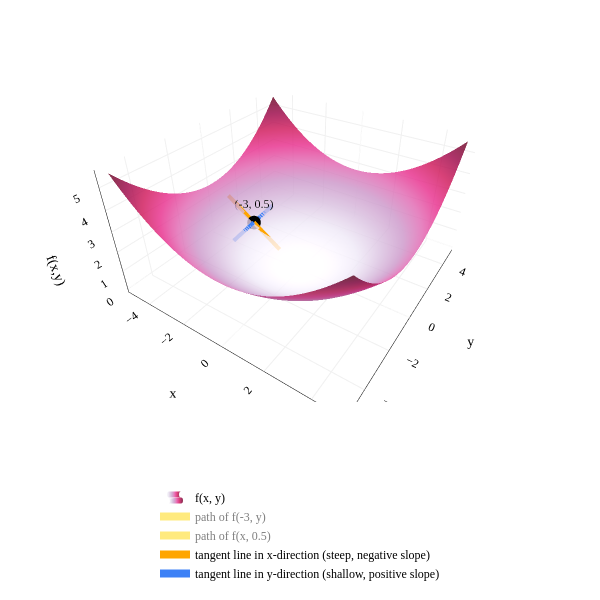

The code cell stored with this chart in its notebook:
### Markdown cell above
In the single-input case – i.e., for functions of the form $f: \mathbb{R} \to \mathbb{R}$ – the derivative $\frac{\text{d}}{\text{d}x}f(x)$ captured $f(x)$'s rate of change along the $x$-axis, which was the only axis of motion. 

The function $f(x, y)$ has two input variables, and so there are two directions along which we can move. As such, we need two "derivatives" to describe the rate of change of $f(x, y)$ – one for the $x$-axis and one for the $y$-axis. Think of this as a science experiment, where we need control variables to isolate changes to a single variable. Our solution to this dilemma comes in the form of partial derivatives.

<!-- Now that we're dealing with a function with two inputs, visualized in three dim

each with their own independent axes. If we tried to find the rate of change without specifying an axis of motion, it'd be completely ambiguous whether the output changed because $x$ moved, $y$ moved, or both! Another way of seeing this is as a science experiment, where we need control variables to isolate changes to a single variable. Our solution to this dilemma comes in the form of partial derivatives. -->

:::{note} Definition: Partial Derivative
Suppose $f: \mathbb{R}^n \to \mathbb{R}$ is a function of $n$ input variables, $x, y, z, ...$.

The **partial derivative of $f$ with respect to $x$**, denoted $\frac{\partial f}{\partial x}(x, y, z, ...)$ – or simply $\frac{\partial f}{\partial x}$ – is the derivative of $f$ with respect to $x$, **when treating all other input variables as constants.**
:::

If $f$ has $n$ input variables, it has $n$ partial derivatives, one for each axis. The function $f(x, y) = \frac{x^2 + y^2}{9}$ has two partial derivatives, $\frac{\partial f}{\partial x}(x, y)$ and $\frac{\partial f}{\partial y}(x, y)$. (The symbol you're seeing, $\mathcal{\partial}$, is the lowercase Greek letter delta, and is used specifically for partial derivatives.) 

Let me show you how to compute partial derivatives before we visualize them. We'll start with $\frac{\partial f}{\partial x}(x, y)$.

$$
\begin{align*}
f(x,y) &= \frac{x^2 + y^2}{9} \\
\frac{\partial f}{\partial x}(x, y) &=\frac{\partial}{\partial x}\!\left(\frac{x^2+y^2}{9}\right) \\[4pt]
&=\frac{1}{9}\,\frac{\partial}{\partial x}(x^2+y^2) \\
&=\frac{1}{9}\!\left(\frac{\partial}{\partial x}x^2+ \underbrace{\frac{\partial}{\partial x}y^2}_{=0}\right) \\
&=\frac{1}{9}\,(2x+0) \\
&=\frac{2x}{9}
\end{align*}
$$

The result, $\frac{\partial f}{\partial x}(x, y) = \frac{2x}{9}$, is a function of $x$ and $y$. It tells us the rate of change of $f(x,y)$ along the $x$ axis, at any point $(x, y)$. It just so happens that this function doesn't involve $y$ since we chose a relatively simple function $f$, but we'll see more sophisticated examples soon.

Following similar steps, you'll see that $\frac{\partial f}{\partial y}(x, y) = \frac{2y}{9}$. This gives us:

$$\frac{\partial f}{\partial x}(x, y) = \frac{2x}{9}, \quad \frac{\partial f}{\partial y}(x, y) = \frac{2y}{9}$$

Let's pick an arbitrary point and see what the partial derivatives tell us about it. Consider, say, $(-3, 0.5)$:

- $\frac{\partial f}{\partial x}(-3, 0.5) = \frac{2(-3)}{9} = -\frac{2}{3}$, <span style="color:orange; font-weight: bold;">so if we hold </span>$\: \color{orange} y \:$<span style="color:orange; font-weight: bold;"> constant</span>, $\color{orange} f$ <span style="color:orange; font-weight: bold;"> decreases as </span>$\: \color{orange} x \:$<span style="color:orange; font-weight: bold;"> increases</span>.
- $\frac{\partial f}{\partial y}(-3, 0.5) = \frac{2(0.5)}{9} = \frac{1}{9}$, <span style="color:#3d81f6; font-weight: bold;">so if we hold </span>$\: \color{#3d81f6} x \:$<span style="color:#3d81f6; font-weight: bold;"> constant</span>, $\color{#3d81f6} f$ <span style="color:#3d81f6; font-weight: bold;"> increases as </span>$\: \color{#3d81f6} y \:$<span style="color:#3d81f6; font-weight: bold;"> increases</span>.

### Code cell
import numpy as np
import plotly.graph_objects as go

# Grid for paraboloid
x = np.linspace(-5, 5, 50)
y = np.linspace(-5, 5, 50)
X, Y = np.meshgrid(x, y)
a = 3
Z = (X**2 + Y ** 2) / a**2

fig = go.Figure()

# Paraboloid only, with PuRd colorscale, add to legend stack, no colorbar
fig.add_trace(go.Surface(
    z=Z, x=X, y=Y, 
    colorscale="PuRd", 
    opacity=0.8, 
    name="f(x, y)", 
    showscale=False,
    showlegend=True
))

# Annotate the point (-3, 2)
x0, y0 = -3, 0.5
z0 = (x0**2 + y0**2) / a**2

fig.add_trace(go.Scatter3d(
    x=[x0],
    y=[y0],
    z=[z0],
    mode='markers+text',
    marker=dict(size=8, color='black'),
    text=["(-3, 0.5)"],
    textfont=dict(color='black', size=12),
    textposition="top center",
    name="(-3, 0.5)",
    showlegend=False
))

# Add gold line for Z(-3, y): x = -3, y varies, legend: path of f(-3, y)
y_line_full = np.linspace(-5, 5, 100)
x_line_full = np.full_like(y_line_full, -3)
z_line_full = (x_line_full**2 + y_line_full**2) / a**2
fig.add_trace(go.Scatter3d(
    x=x_line_full,
    y=y_line_full,
    z=z_line_full,
    mode='lines',
    line=dict(color='gold', width=8),
    name="path of f(-3, y)",
    showlegend=True,
    visible='legendonly'
))

# Add gold line for Z(x, 0.5): y = 0.5, x varies, legend: path of f(x, 0.5)
x_line_full2 = np.linspace(-5, 5, 100)
y_line_full2 = np.full_like(x_line_full2, 0.5)
z_line_full2 = (x_line_full2**2 + y_line_full2**2) / a**2
fig.add_trace(go.Scatter3d(
    x=x_line_full2,
    y=y_line_full2,
    z=z_line_full2,
    mode='lines',
    line=dict(color='gold', width=8),
    name="path of f(x, 0.5)",
    showlegend=True,
    visible='legendonly'
))

# Calculate partial derivatives at (-3, 2)
# f(x,y) = (x² + y²)/a²
# ∂f/∂x = 2x/a²
# ∂f/∂y = 2y/a²
dfdx_at_point = 2 * x0 / a**2  # = 2*(-3)/9 = -2/3
dfdy_at_point = 2 * y0 / a**2  # = 2*(2)/9 = 4/9

# Create tangent line in x-direction at (-3, 2)
# Tangent line: z = z0 + dfdx_at_point * (x - x0)
x_tangent_x = np.linspace(x0 - 1.5, x0 + 1.5, 20)
y_tangent_x = np.full_like(x_tangent_x, y0)
z_tangent_x = z0 + dfdx_at_point * (x_tangent_x - x0)

fig.add_trace(go.Scatter3d(
    x=x_tangent_x,
    y=y_tangent_x,
    z=z_tangent_x,
    mode='lines',
    line=dict(color='orange', width=8),
    name="tangent line in x-direction (steep, negative slope)",
    showlegend=True
))

# Create tangent line in y-direction at (-3, 2)
# Tangent line: z = z0 + dfdy_at_point * (y - y0)
y_tangent_y = np.linspace(y0 - 1.5, y0 + 1.5, 20)
x_tangent_y = np.full_like(y_tangent_y, x0)
z_tangent_y = z0 + dfdy_at_point * (y_tangent_y - y0)

fig.add_trace(go.Scatter3d(
    x=x_tangent_y,
    y=y_tangent_y,
    z=z_tangent_y,
    mode='lines',
    line=dict(color='#3d81f6', width=8),
    name="tangent line in y-direction (shallow, positive slope)",
    showlegend=True
))

fig.update_layout(
    scene=dict(
        xaxis=dict(
            title=r"x",
            backgroundcolor="white",
            gridcolor="#f0f0f0",
            showbackground=True,
            showline=True,
            linecolor="black",
            linewidth=1,
        ),
        yaxis=dict(
            title=r"y",
            backgroundcolor="white",
            gridcolor="#f0f0f0",
            showbackground=True,
            showline=True,
            linecolor="black",
            linewidth=1,
        ),
        zaxis=dict(
            title=r"f(x,y)",
            backgroundcolor="white",
            gridcolor="#f0f0f0",
            showbackground=True,
            showline=True,
            linecolor="black",
            linewidth=1,
        ),
        bgcolor="white"
    ),
    paper_bgcolor='white',
    plot_bgcolor='white',
    margin=dict(l=30, r=30, t=30, b=30),
    autosize=True,
    width=600,
    height=600,
    font=dict(
        family="Palatino Linotype, Palatino, serif",
        color="black"
    ),
    legend=dict(
        orientation="v",
        yanchor="bottom",
        y=-0.5,
        xanchor="center",
        x=0.5
    ),
    scene_camera=dict(
        eye=dict(x=1, y=-1.5, z=1.2)
    )
)

fig.show()

### Figure 1 — Plotly figure (JSON) as saved in the notebook; plotly's stock layout.template omitted (floating-point values rounded to 4 significant figures; data arrays with more than 128 entries replaced by an {"elided": "..."} marker saying what was removed)
{"data": [{"colorscale": [[0, "rgb(247,244,249)"], [0.125, "rgb(231,225,239)"], [0.25, "rgb(212,185,218)"], [0.375, "rgb(201,148,199)"], [0.5, "rgb(223,101,176)"], [0.625, "rgb(231,41,138)"], [0.75, "rgb(206,18,86)"], [0.875, "rgb(152,0,67)"], [1, "rgb(103,0,31)"]], "name": "f(x, y)", "opacity": 0.8, "showlegend": true, "showscale": false, "type": "surface", "x": {"elided": "50x50 float values"}, "y": {"elided": "50x50 float values"}, "z": {"elided": "50x50 float values"}}, {"marker": {"color": "black", "size": 8}, "mode": "markers+text", "name": "(-3, 0.5)", "showlegend": false, "text": ["(-3, 0.5)"], "textfont": {"color": "black", "size": 12}, "textposition": "top center", "type": "scatter3d", "x": [-3], "y": [0.5], "z": [1.028]}, {"line": {"color": "gold", "width": 8}, "mode": "lines", "name": "path of f(-3, y)", "showlegend": true, "type": "scatter3d", "visible": "legendonly", "x": [-3.0, -3.0, -3.0, -3.0, -3.0, -3.0, -3.0, -3.0, -3.0, -3.0, -3.0, -3.0, -3.0, -3.0, -3.0, -3.0, -3.0, -3.0, -3.0, -3.0, -3.0, -3.0, -3.0, -3.0, -3.0, -3.0, -3.0, -3.0, -3.0, -3.0, -3.0, -3.0, -3.0, -3.0, -3.0, -3.0, -3.0, -3.0, -3.0, -3.0, -3.0, -3.0, -3.0, -3.0, -3.0, -3.0, -3.0, -3.0, -3.0, -3.0, -3.0, -3.0, -3.0, -3.0, -3.0, -3.0, -3.0, -3.0, -3.0, -3.0, -3.0, -3.0, -3.0, -3.0, -3.0, -3.0, -3.0, -3.0, -3.0, -3.0, -3.0, -3.0, -3.0, -3.0, -3.0, -3.0, -3.0, -3.0, -3.0, -3.0, -3.0, -3.0, -3.0, -3.0, -3.0, -3.0, -3.0, -3.0, -3.0, -3.0, -3.0, -3.0, -3.0, -3.0, -3.0, -3.0, -3.0, -3.0, -3.0, -3.0], "y": [-5.0, -4.899, -4.798, -4.697, -4.596, -4.495, -4.394, -4.293, -4.192, -4.091, -3.99, -3.889, -3.788, -3.687, -3.586, -3.485, -3.384, -3.283, -3.182, -3.081, -2.98, -2.879, -2.778, -2.677, -2.576, -2.475, -2.374, -2.273, -2.172, -2.071, -1.97, -1.869, -1.768, -1.667, -1.566, -1.465, -1.364, -1.263, -1.162, -1.061, -0.9596, -0.8586, -0.7576, -0.6566, -0.5556, -0.4545, -0.3535, -0.2525, -0.1515, -0.05051, 0.05051, 0.1515, 0.2525, 0.3535, 0.4545, 0.5556, 0.6566, 0.7576, 0.8586, 0.9596, 1.061, 1.162, 1.263, 1.364, 1.465, 1.566, 1.667, 1.768, 1.869, 1.97, 2.071, 2.172, 2.273, 2.374, 2.475, 2.576, 2.677, 2.778, 2.879, 2.98, 3.081, 3.182, 3.283, 3.384, 3.485, 3.586, 3.687, 3.788, 3.889, 3.99, 4.091, 4.192, 4.293, 4.394, 4.495, 4.596, 4.697, 4.798, 4.899, 5.0], "z": [3.778, 3.667, 3.558, 3.451, 3.347, 3.245, 3.145, 3.048, 2.952, 2.86, 2.769, 2.68, 2.594, 2.51, 2.429, 2.349, 2.272, 2.197, 2.125, 2.055, 1.987, 1.921, 1.857, 1.796, 1.737, 1.68, 1.626, 1.574, 1.524, 1.476, 1.431, 1.388, 1.347, 1.309, 1.272, 1.238, 1.207, 1.177, 1.15, 1.125, 1.102, 1.082, 1.064, 1.048, 1.034, 1.023, 1.014, 1.007, 1.003, 1.0, 1.0, 1.003, 1.007, 1.014, 1.023, 1.034, 1.048, 1.064, 1.082, 1.102, 1.125, 1.15, 1.177, 1.207, 1.238, 1.272, 1.309, 1.347, 1.388, 1.431, 1.476, 1.524, 1.574, 1.626, 1.68, 1.737, 1.796, 1.857, 1.921, 1.987, 2.055, 2.125, 2.197, 2.272, 2.349, 2.429, 2.51, 2.594, 2.68, 2.769, 2.86, 2.952, 3.048, 3.145, 3.245, 3.347, 3.451, 3.558, 3.667, 3.778]}, {"line": {"color": "gold", "width": 8}, "mode": "lines", "name": "path of f(x, 0.5)", "showlegend": true, "type": "scatter3d", "visible": "legendonly", "x": [-5.0, -4.899, -4.798, -4.697, -4.596, -4.495, -4.394, -4.293, -4.192, -4.091, -3.99, -3.889, -3.788, -3.687, -3.586, -3.485, -3.384, -3.283, -3.182, -3.081, -2.98, -2.879, -2.778, -2.677, -2.576, -2.475, -2.374, -2.273, -2.172, -2.071, -1.97, -1.869, -1.768, -1.667, -1.566, -1.465, -1.364, -1.263, -1.162, -1.061, -0.9596, -0.8586, -0.7576, -0.6566, -0.5556, -0.4545, -0.3535, -0.2525, -0.1515, -0.05051, 0.05051, 0.1515, 0.2525, 0.3535, 0.4545, 0.5556, 0.6566, 0.7576, 0.8586, 0.9596, 1.061, 1.162, 1.263, 1.364, 1.465, 1.566, 1.667, 1.768, 1.869, 1.97, 2.071, 2.172, 2.273, 2.374, 2.475, 2.576, 2.677, 2.778, 2.879, 2.98, 3.081, 3.182, 3.283, 3.384, 3.485, 3.586, 3.687, 3.788, 3.889, 3.99, 4.091, 4.192, 4.293, 4.394, 4.495, 4.596, 4.697, 4.798, 4.899, 5.0], "y": [0.5, 0.5, 0.5, 0.5, 0.5, 0.5, 0.5, 0.5, 0.5, 0.5, 0.5, 0.5, 0.5, 0.5, 0.5, 0.5, 0.5, 0.5, 0.5, 0.5, 0.5, 0.5, 0.5, 0.5, 0.5, 0.5, 0.5, 0.5, 0.5, 0.5, 0.5, 0.5, 0.5, 0.5, 0.5, 0.5, 0.5, 0.5, 0.5, 0.5, 0.5, 0.5, 0.5, 0.5, 0.5, 0.5, 0.5, 0.5, 0.5, 0.5, 0.5, 0.5, 0.5, 0.5, 0.5, 0.5, 0.5, 0.5, 0.5, 0.5, 0.5, 0.5, 0.5, 0.5, 0.5, 0.5, 0.5, 0.5, 0.5, 0.5, 0.5, 0.5, 0.5, 0.5, 0.5, 0.5, 0.5, 0.5, 0.5, 0.5, 0.5, 0.5, 0.5, 0.5, 0.5, 0.5, 0.5, 0.5, 0.5, 0.5, 0.5, 0.5, 0.5, 0.5, 0.5, 0.5, 0.5, 0.5, 0.5, 0.5], "z": [2.806, 2.694, 2.586, 2.479, 2.375, 2.273, 2.173, 2.075, 1.98, 1.887, 1.797, 1.708, 1.622, 1.538, 1.456, 1.377, 1.3, 1.225, 1.153, 1.082, 1.014, 0.9486, 0.8851, 0.8239, 0.7649, 0.7083, 0.6538, 0.6017, 0.5518, 0.5042, 0.4589, 0.4158, 0.375, 0.3364, 0.3001, 0.2661, 0.2344, 0.2049, 0.1777, 0.1528, 0.1301, 0.1097, 0.09155, 0.07568, 0.06207, 0.05073, 0.04167, 0.03486, 0.03033, 0.02806, 0.02806, 0.03033, 0.03486, 0.04167, 0.05073, 0.06207, 0.07568, 0.09155, 0.1097, 0.1301, 0.1528, 0.1777, 0.2049, 0.2344, 0.2661, 0.3001, 0.3364, 0.375, 0.4158, 0.4589, 0.5042, 0.5518, 0.6017, 0.6538, 0.7083, 0.7649, 0.8239, 0.8851, 0.9486, 1.014, 1.082, 1.153, 1.225, 1.3, 1.377, 1.456, 1.538, 1.622, 1.708, 1.797, 1.887, 1.98, 2.075, 2.173, 2.273, 2.375, 2.479, 2.586, 2.694, 2.806]}, {"line": {"color": "orange", "width": 8}, "mode": "lines", "name": "tangent line in x-direction (steep, negative slope)", "showlegend": true, "type": "scatter3d", "x": [-4.5, -4.342, -4.184, -4.026, -3.868, -3.711, -3.553, -3.395, -3.237, -3.079, -2.921, -2.763, -2.605, -2.447, -2.289, -2.132, -1.974, -1.816, -1.658, -1.5], "y": [0.5, 0.5, 0.5, 0.5, 0.5, 0.5, 0.5, 0.5, 0.5, 0.5, 0.5, 0.5, 0.5, 0.5, 0.5, 0.5, 0.5, 0.5, 0.5, 0.5], "z": [2.028, 1.923, 1.817, 1.712, 1.607, 1.501, 1.396, 1.291, 1.186, 1.08, 0.9751, 0.8699, 0.7646, 0.6594, 0.5541, 0.4488, 0.3436, 0.2383, 0.133, 0.02778]}, {"line": {"color": "#3d81f6", "width": 8}, "mode": "lines", "name": "tangent line in y-direction (shallow, positive slope)", "showlegend": true, "type": "scatter3d", "x": [-3.0, -3.0, -3.0, -3.0, -3.0, -3.0, -3.0, -3.0, -3.0, -3.0, -3.0, -3.0, -3.0, -3.0, -3.0, -3.0, -3.0, -3.0, -3.0, -3.0], "y": [-1.0, -0.8421, -0.6842, -0.5263, -0.3684, -0.2105, -0.05263, 0.1053, 0.2632, 0.4211, 0.5789, 0.7368, 0.8947, 1.053, 1.211, 1.368, 1.526, 1.684, 1.842, 2.0], "z": [0.8611, 0.8787, 0.8962, 0.9137, 0.9313, 0.9488, 0.9664, 0.9839, 1.001, 1.019, 1.037, 1.054, 1.072, 1.089, 1.107, 1.124, 1.142, 1.159, 1.177, 1.194]}], "layout": {"autosize": true, "font": {"color": "black", "family": "Palatino Linotype, Palatino, serif"}, "height": 600, "legend": {"orientation": "v", "x": 0.5, "xanchor": "center", "y": -0.5, "yanchor": "bottom"}, "margin": {"b": 30, "l": 30, "r": 30, "t": 30}, "paper_bgcolor": "white", "plot_bgcolor": "white", "scene": {"bgcolor": "white", "camera": {"eye": {"x": 1, "y": -1.5, "z": 1.2}}, "xaxis": {"backgroundcolor": "white", "gridcolor": "#f0f0f0", "linecolor": "black", "linewidth": 1, "showbackground": true, "showline": true, "title": {"text": "x"}}, "yaxis": {"backgroundcolor": "white", "gridcolor": "#f0f0f0", "linecolor": "black", "linewidth": 1, "showbackground": true, "showline": true, "title": {"text": "y"}}, "zaxis": {"backgroundcolor": "white", "gridcolor": "#f0f0f0", "linecolor": "black", "linewidth": 1, "showbackground": true, "showline": true, "title": {"text": "f(x,y)"}}}, "width": 600}}
